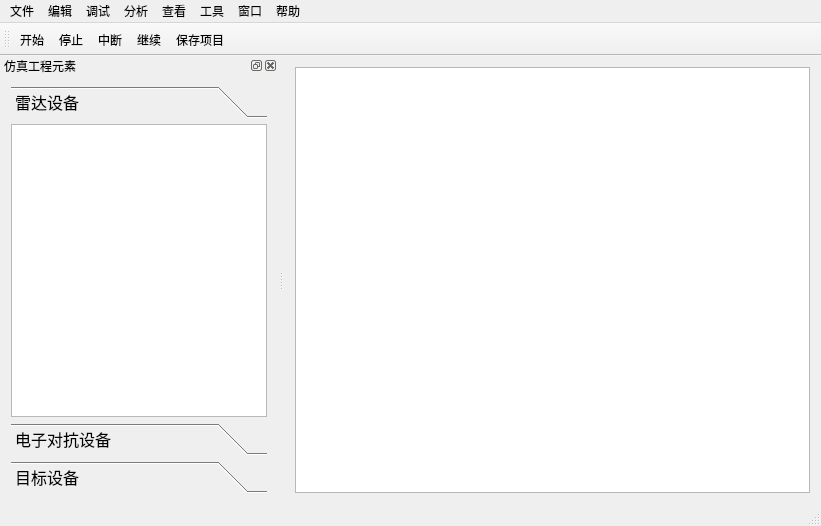
<?xml version="1.0" encoding="UTF-8"?>
<ui version="4.0">
 <class>MainWindow</class>
 <widget class="QMainWindow" name="MainWindow">
  <property name="geometry">
   <rect>
    <x>0</x>
    <y>0</y>
    <width>821</width>
    <height>526</height>
   </rect>
  </property>
  <property name="windowTitle">
   <string>MainWindow</string>
  </property>
  <property name="whatsThis">
   <string>&lt;html&gt;&lt;head/&gt;&lt;body&gt;&lt;p&gt;&lt;span style=&quot; color:#cc0000;&quot;&gt;main board&lt;/span&gt;&lt;/p&gt;&lt;/body&gt;&lt;/html&gt;</string>
  </property>
  <widget class="QWidget" name="centralWidget">
   <layout class="QGridLayout" name="gridLayout_2">
    <item row="0" column="0">
     <widget class="QGraphicsView" name="graphicsView"/>
    </item>
   </layout>
  </widget>
  <widget class="QMenuBar" name="menuBar">
   <property name="geometry">
    <rect>
     <x>0</x>
     <y>0</y>
     <width>821</width>
     <height>26</height>
    </rect>
   </property>
   <widget class="QMenu" name="menu">
    <property name="title">
     <string>查看</string>
    </property>
    <addaction name="actionOpenGL"/>
    <addaction name="actionCurve"/>
    <addaction name="actionEquip"/>
    <addaction name="actionToolsBar"/>
   </widget>
   <widget class="QMenu" name="menu_2">
    <property name="title">
     <string>文件</string>
    </property>
    <addaction name="actionopenproject"/>
    <addaction name="actionopenfile"/>
    <addaction name="actionrecentproject"/>
    <addaction name="separator"/>
    <addaction name="actionsaveproject"/>
    <addaction name="actionsaveallproject"/>
    <addaction name="separator"/>
    <addaction name="actioncloseproject"/>
    <addaction name="actioncloseallproject"/>
    <addaction name="actionexit"/>
   </widget>
   <widget class="QMenu" name="menu_3">
    <property name="title">
     <string>编辑</string>
    </property>
    <addaction name="actionredo"/>
    <addaction name="actionundo"/>
    <addaction name="actiondelete"/>
    <addaction name="actionedit"/>
   </widget>
   <widget class="QMenu" name="menu_4">
    <property name="title">
     <string>调试</string>
    </property>
    <addaction name="actionstart"/>
    <addaction name="actionstop"/>
    <addaction name="actioninterrupt"/>
    <addaction name="actioncontinue"/>
   </widget>
   <widget class="QMenu" name="menu_5">
    <property name="title">
     <string>分析</string>
    </property>
   </widget>
   <widget class="QMenu" name="menu_6">
    <property name="title">
     <string>工具</string>
    </property>
    <addaction name="actionoption"/>
   </widget>
   <widget class="QMenu" name="menu_7">
    <property name="title">
     <string>窗口</string>
    </property>
    <addaction name="actionfullScreen"/>
   </widget>
   <widget class="QMenu" name="menu_8">
    <property name="title">
     <string>帮助</string>
    </property>
    <addaction name="actionabout"/>
    <addaction name="actionhelp"/>
   </widget>
   <addaction name="menu_2"/>
   <addaction name="menu_3"/>
   <addaction name="menu_4"/>
   <addaction name="menu_5"/>
   <addaction name="menu"/>
   <addaction name="menu_6"/>
   <addaction name="menu_7"/>
   <addaction name="menu_8"/>
  </widget>
  <widget class="QToolBar" name="mainToolBar">
   <property name="windowTitle">
    <string>状态栏</string>
   </property>
   <attribute name="toolBarArea">
    <enum>TopToolBarArea</enum>
   </attribute>
   <attribute name="toolBarBreak">
    <bool>false</bool>
   </attribute>
   <addaction name="actionstart"/>
   <addaction name="actionstop"/>
   <addaction name="actioninterrupt"/>
   <addaction name="actioncontinue"/>
   <addaction name="actionsaveproject"/>
  </widget>
  <widget class="QStatusBar" name="statusBar"/>
  <widget class="QDockWidget" name="dockWidget_left">
   <property name="sizePolicy">
    <sizepolicy hsizetype="Expanding" vsizetype="Preferred">
     <horstretch>0</horstretch>
     <verstretch>0</verstretch>
    </sizepolicy>
   </property>
   <property name="floating">
    <bool>false</bool>
   </property>
   <property name="windowTitle">
    <string>仿真工程元素</string>
   </property>
   <attribute name="dockWidgetArea">
    <number>1</number>
   </attribute>
   <widget class="QWidget" name="dockWidgetContents">
    <layout class="QGridLayout" name="gridLayout">
     <item row="0" column="0">
      <widget class="QToolBox" name="toolBox_left">
       <property name="font">
        <font>
         <family>黑体</family>
         <pointsize>12</pointsize>
        </font>
       </property>
       <property name="currentIndex">
        <number>0</number>
       </property>
       <property name="tabSpacing">
        <number>6</number>
       </property>
       <widget class="QWidget" name="page_radar">
        <property name="geometry">
         <rect>
          <x>0</x>
          <y>0</y>
          <width>278</width>
          <height>301</height>
         </rect>
        </property>
        <attribute name="icon">
         <iconset resource="../Res/res.qrc">
          <normaloff>:/img/radar.png</normaloff>:/img/radar.png</iconset>
        </attribute>
        <attribute name="label">
         <string>雷达设备</string>
        </attribute>
        <layout class="QGridLayout" name="gridLayout_3">
         <property name="leftMargin">
          <number>0</number>
         </property>
         <property name="topMargin">
          <number>0</number>
         </property>
         <property name="rightMargin">
          <number>0</number>
         </property>
         <property name="bottomMargin">
          <number>0</number>
         </property>
         <property name="spacing">
          <number>0</number>
         </property>
         <item row="0" column="0">
          <widget class="QListWidget" name="listWidget_rader"/>
         </item>
        </layout>
       </widget>
       <widget class="QWidget" name="page_ecm">
        <property name="geometry">
         <rect>
          <x>0</x>
          <y>0</y>
          <width>278</width>
          <height>301</height>
         </rect>
        </property>
        <attribute name="icon">
         <iconset resource="../Res/res.qrc">
          <normaloff>:/img/ecmdemo.jpg</normaloff>:/img/ecmdemo.jpg</iconset>
        </attribute>
        <attribute name="label">
         <string>电子对抗设备</string>
        </attribute>
        <layout class="QGridLayout" name="gridLayout_4">
         <property name="leftMargin">
          <number>0</number>
         </property>
         <property name="topMargin">
          <number>0</number>
         </property>
         <property name="rightMargin">
          <number>0</number>
         </property>
         <property name="bottomMargin">
          <number>0</number>
         </property>
         <property name="spacing">
          <number>0</number>
         </property>
         <item row="0" column="0">
          <widget class="QListWidget" name="listWidget_ecm"/>
         </item>
        </layout>
       </widget>
       <widget class="QWidget" name="paje_object">
        <property name="geometry">
         <rect>
          <x>0</x>
          <y>0</y>
          <width>278</width>
          <height>301</height>
         </rect>
        </property>
        <attribute name="icon">
         <iconset resource="../Res/res.qrc">
          <normaloff>:/img/input.png</normaloff>:/img/input.png</iconset>
        </attribute>
        <attribute name="label">
         <string>目标设备</string>
        </attribute>
        <layout class="QGridLayout" name="gridLayout_5">
         <property name="leftMargin">
          <number>0</number>
         </property>
         <property name="topMargin">
          <number>0</number>
         </property>
         <property name="rightMargin">
          <number>0</number>
         </property>
         <property name="bottomMargin">
          <number>0</number>
         </property>
         <property name="spacing">
          <number>0</number>
         </property>
         <item row="0" column="0">
          <widget class="QListWidget" name="listWidget_object"/>
         </item>
        </layout>
       </widget>
      </widget>
     </item>
    </layout>
   </widget>
  </widget>
  <action name="actionOpenGL">
   <property name="text">
    <string>OpenGL</string>
   </property>
  </action>
  <action name="actionabout">
   <property name="text">
    <string>关于</string>
   </property>
  </action>
  <action name="actionhelp">
   <property name="text">
    <string>帮助</string>
   </property>
  </action>
  <action name="actionfullScreen">
   <property name="text">
    <string>全屏</string>
   </property>
  </action>
  <action name="actionoption">
   <property name="text">
    <string>选项</string>
   </property>
  </action>
  <action name="actionstart">
   <property name="text">
    <string>开始</string>
   </property>
  </action>
  <action name="actionstop">
   <property name="text">
    <string>停止</string>
   </property>
  </action>
  <action name="actioninterrupt">
   <property name="text">
    <string>中断</string>
   </property>
  </action>
  <action name="actioncontinue">
   <property name="text">
    <string>继续</string>
   </property>
  </action>
  <action name="actionredo">
   <property name="text">
    <string>重做</string>
   </property>
  </action>
  <action name="actionundo">
   <property name="text">
    <string>撤销</string>
   </property>
  </action>
  <action name="actiondelete">
   <property name="text">
    <string>删除设备</string>
   </property>
  </action>
  <action name="actionedit">
   <property name="text">
    <string>编辑设备</string>
   </property>
  </action>
  <action name="actionopenproject">
   <property name="text">
    <string>打开工程</string>
   </property>
  </action>
  <action name="actionopenfile">
   <property name="text">
    <string>打开文件</string>
   </property>
  </action>
  <action name="actionrecentproject">
   <property name="text">
    <string>近期项目</string>
   </property>
  </action>
  <action name="actionsaveproject">
   <property name="text">
    <string>保存项目</string>
   </property>
  </action>
  <action name="actioncloseproject">
   <property name="text">
    <string>关闭项目</string>
   </property>
  </action>
  <action name="actioncloseallproject">
   <property name="text">
    <string>关闭所有工程</string>
   </property>
  </action>
  <action name="actionsaveallproject">
   <property name="text">
    <string>保存所有项目</string>
   </property>
  </action>
  <action name="actionexit">
   <property name="text">
    <string>退出</string>
   </property>
  </action>
  <action name="actionCurve">
   <property name="text">
    <string>动态曲线</string>
   </property>
  </action>
  <action name="actionEquip">
   <property name="checkable">
    <bool>true</bool>
   </property>
   <property name="checked">
    <bool>true</bool>
   </property>
   <property name="text">
    <string>装备栏</string>
   </property>
  </action>
  <action name="actionToolsBar">
   <property name="checkable">
    <bool>true</bool>
   </property>
   <property name="checked">
    <bool>true</bool>
   </property>
   <property name="text">
    <string>工具栏</string>
   </property>
  </action>
 </widget>
 <layoutdefault spacing="6" margin="11"/>
 <tabstops>
  <tabstop>graphicsView</tabstop>
 </tabstops>
 <resources>
  <include location="../Res/res.qrc"/>
 </resources>
 <connections/>
</ui>
